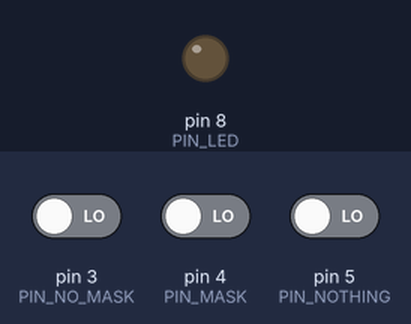
The sketch below on a simulated Arduino Uno, built with avr-gcc and run on an emulated ATmega328P. On the bench: output pins drawn as LEDs (lit = HIGH). The inputs (shaded band) are chosen by the test bench; at power-on: pin 4 (PIN_MASK) LOW, pin 3 (PIN_NO_MASK) LOW, pin 5 (PIN_NOTHING) LOW. What the sketch prints to the serial monitor is not drawn.

Above: at 2.0 s.
2.1 s: pin 4 (PIN_MASK) driven HIGH
At 4.9 s:
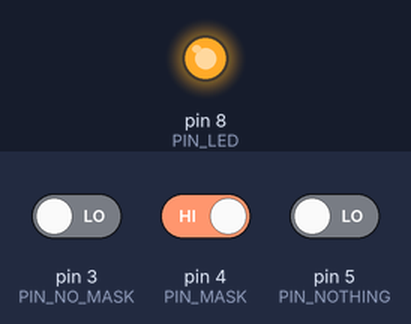
5.3 s: pin 4 (PIN_MASK) driven LOW
At 7.5 s:
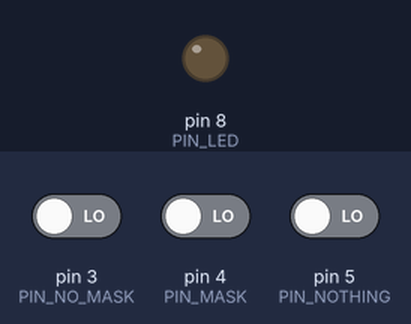
Timing chart, 0 to 9.0 s (numbered marks = the images above; inputs shaded):
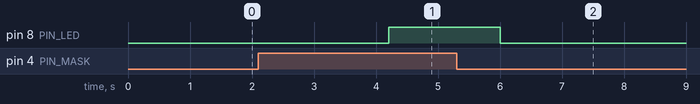

The sketch:

Mask3.ino
```cpp
/*
 * Generated using BlocklyDuino:
 *
 * https://github.com/MediaTek-Labs/BlocklyDuino-for-LinkIt
 *
 * Date: Sun, 03 Jan 2021 08:41:48 GMT
 */


int PIN_NO_MASK;

boolean isMasked;

int PIN_MASK;

int PIN_LED;

int PIN_NOTHING;

int count;

void mask1() {
  //沒口罩 腳位(配合RPi GPIO 26)
  PIN_NO_MASK = 3;
  //有口罩 腳位(配合RPi GPIO 19)
  PIN_MASK = 4;
  //空 腳位(配合RPi GPIO 13)
  PIN_NOTHING = 5;
  //LED 腳位
  PIN_LED = 8;
  count = 0;
  //是否戴口罩
  isMasked = false;
}

bool mask(){
  if(digitalRead(PIN_MASK) && !digitalRead(PIN_NO_MASK) && !digitalRead(PIN_NOTHING)){
count ++;
}else{
count =0;
}
delay(600);
if(count >=3){
return true;
 }else{
return false;
}
}
void m() {
}

void setup()
{
  Serial.begin(9600);

  mask1();
  pinMode(PIN_LED, OUTPUT);
}


void loop()
{
  isMasked = mask();
  if (isMasked) {
    digitalWrite(PIN_LED, HIGH);
    Serial.println("已戴口罩 請通行");

  } else {
    digitalWrite(PIN_LED, LOW);
    Serial.println("XX禁止通行(請戴口罩)XX");

  }
}
```

Measured:
- after the input at 2.1 s, pin 8 (PIN_LED): LOW → HIGH after 2.1 s
- after the input at 5.3 s, pin 8 (PIN_LED): HIGH → LOW after 0.70 s
